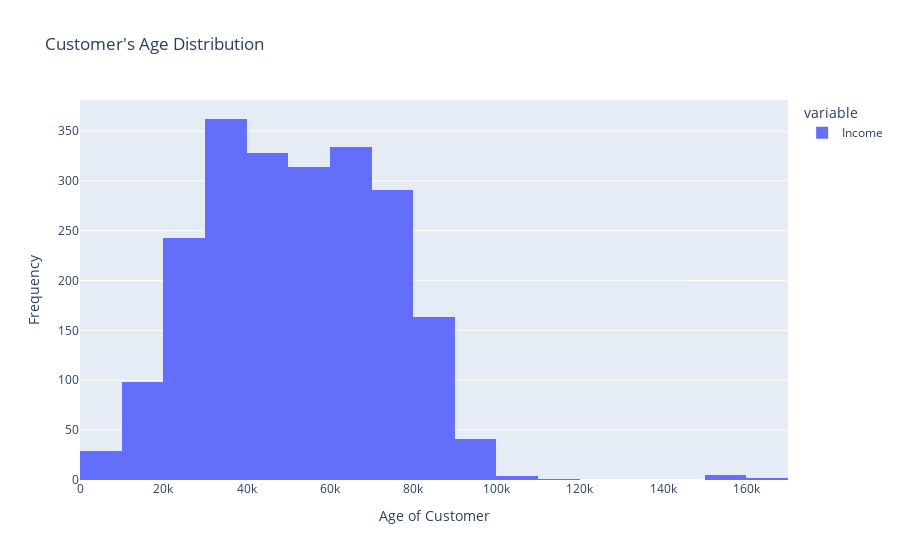

Notebook code cell kept with this figure:
### Code cell
fig = px.histogram(
    cust_data_df.query("Income < 600000")['Income'],
    title = "Customer's Income Distribution (<$600K)",
    nbins = 25
)
fig.update_layout(
    xaxis_title = "Customer's Income",
    yaxis_title = "Frequency")

fig.show()

### Figure 1 — Plotly figure (JSON) as saved in the notebook; plotly's stock layout.template omitted (floating-point values rounded to 4 significant figures; data arrays with more than 128 entries replaced by an {"elided": "..."} marker saying what was removed)
{"data": [{"alignmentgroup": "True", "bingroup": "x", "hovertemplate": "variable=Income<br>value=%{x}<br>count=%{y}<extra></extra>", "legendgroup": "Income", "marker": {"color": "#636efa", "pattern": {"shape": ""}}, "name": "Income", "nbinsx": 25, "offsetgroup": "Income", "orientation": "v", "showlegend": true, "type": "histogram", "x": {"elided": "2215 int values"}, "xaxis": "x", "yaxis": "y"}], "layout": {"barmode": "relative", "legend": {"title": {"text": "variable"}, "tracegroupgap": 0}, "title": {"text": "Customer's Age Distribution"}, "xaxis": {"anchor": "y", "domain": [0, 1], "title": {"text": "Age of Customer"}}, "yaxis": {"anchor": "x", "domain": [0, 1], "title": {"text": "Frequency"}}}}
